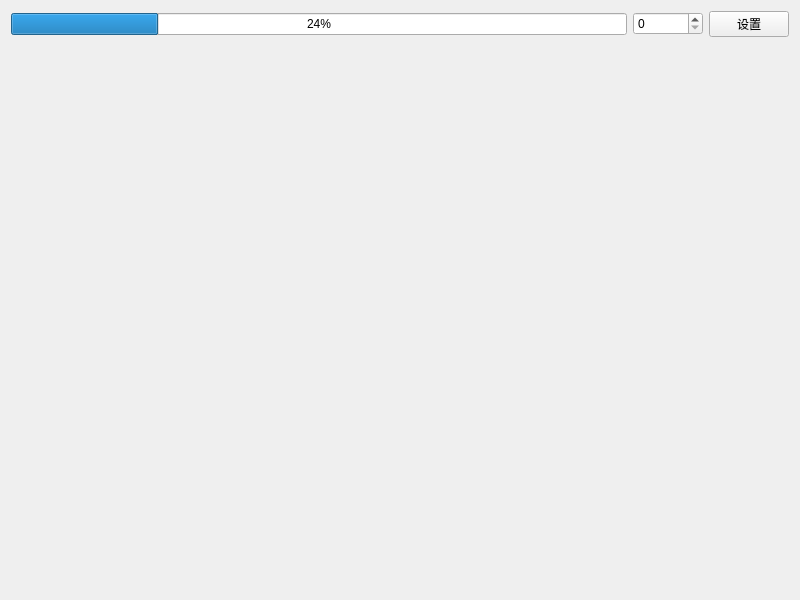
<?xml version="1.0" encoding="UTF-8"?>
<ui version="4.0">
 <class>Widget</class>
 <widget class="QWidget" name="Widget">
  <property name="geometry">
   <rect>
    <x>0</x>
    <y>0</y>
    <width>800</width>
    <height>600</height>
   </rect>
  </property>
  <property name="windowTitle">
   <string>Widget</string>
  </property>
  <property name="styleSheet">
   <string notr="true">QhProgressBar {
	qproperty-pBackground: gray;
	qproperty-pChunkBackground: blue;
}
</string>
  </property>
  <layout class="QVBoxLayout" name="verticalLayout">
   <item>
    <layout class="QHBoxLayout" name="horizontalLayout_2">
     <item>
      <widget class="QhProgressBar" name="progressBar">
       <property name="value">
        <number>24</number>
       </property>
      </widget>
     </item>
     <item>
      <layout class="QHBoxLayout" name="horizontalLayout">
       <item>
        <widget class="QSpinBox" name="spinBoxProgressBar">
         <property name="minimumSize">
          <size>
           <width>70</width>
           <height>0</height>
          </size>
         </property>
         <property name="maximum">
          <number>100</number>
         </property>
        </widget>
       </item>
       <item>
        <widget class="QPushButton" name="pushButtonProgressBar">
         <property name="text">
          <string>设置</string>
         </property>
        </widget>
       </item>
      </layout>
     </item>
    </layout>
   </item>
   <item>
    <spacer name="verticalSpacer">
     <property name="orientation">
      <enum>Qt::Vertical</enum>
     </property>
     <property name="sizeHint" stdset="0">
      <size>
       <width>20</width>
       <height>534</height>
      </size>
     </property>
    </spacer>
   </item>
  </layout>
 </widget>
 <customwidgets>
  <customwidget>
   <class>QhProgressBar</class>
   <extends>QProgressBar</extends>
   <header>qhprogressbar.h</header>
  </customwidget>
 </customwidgets>
 <resources/>
 <connections/>
</ui>
